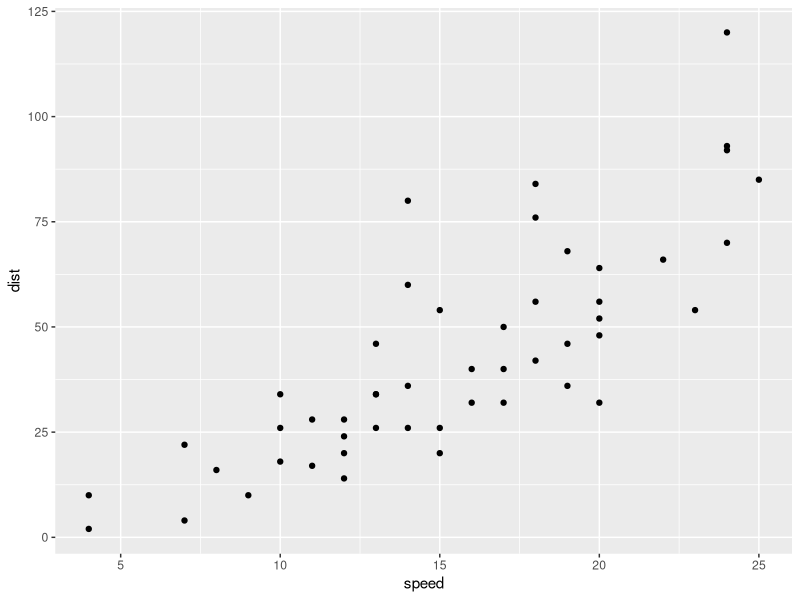
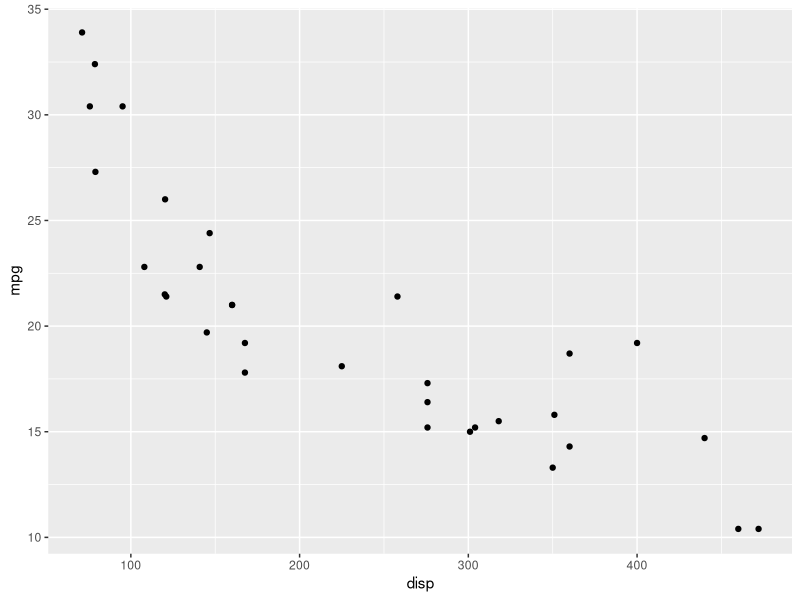
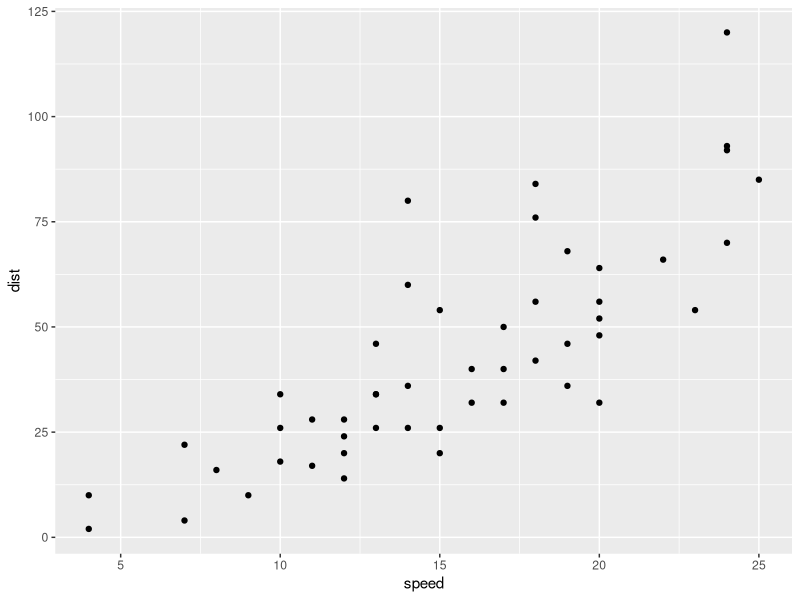
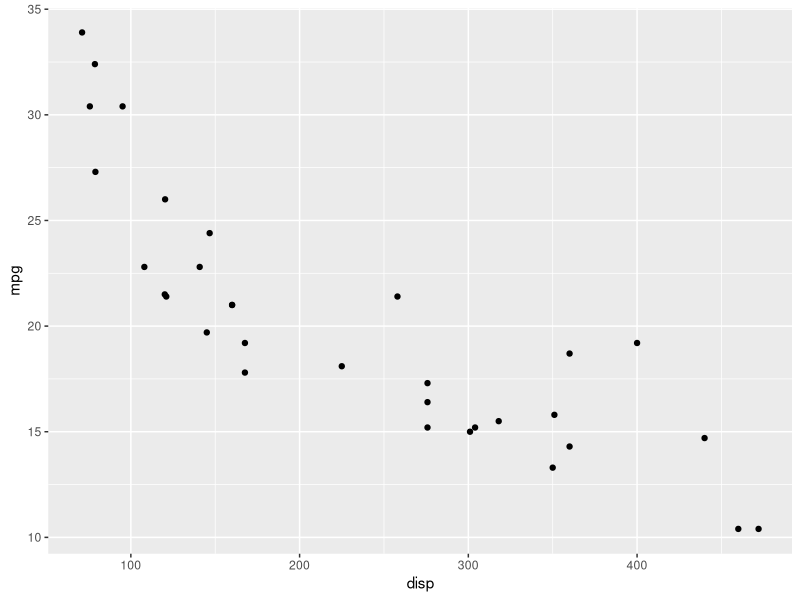
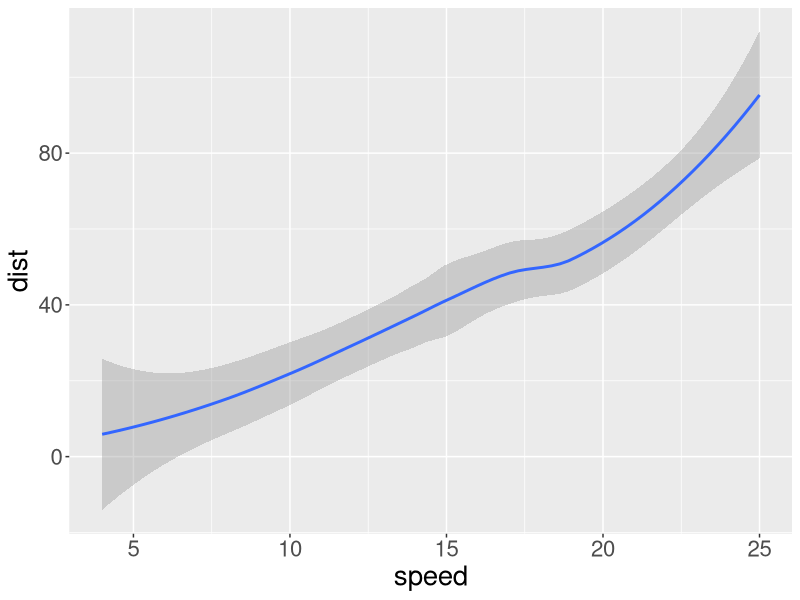
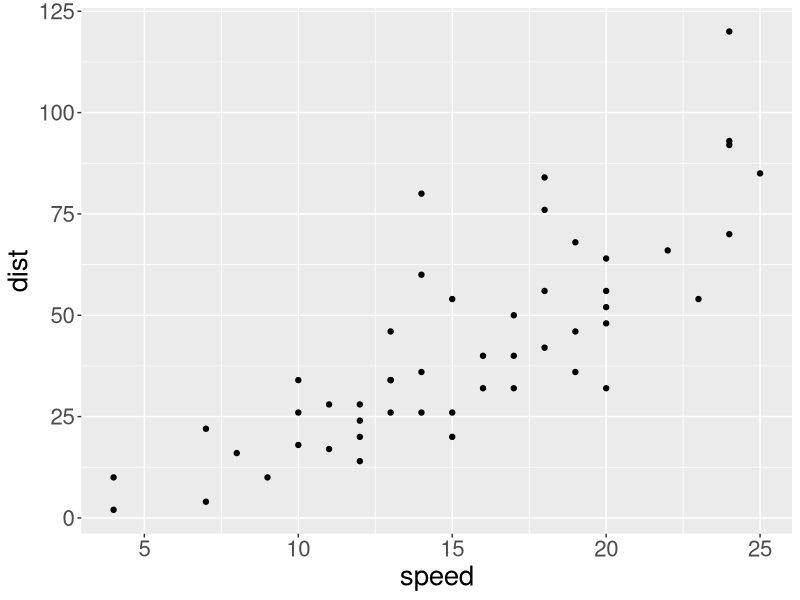
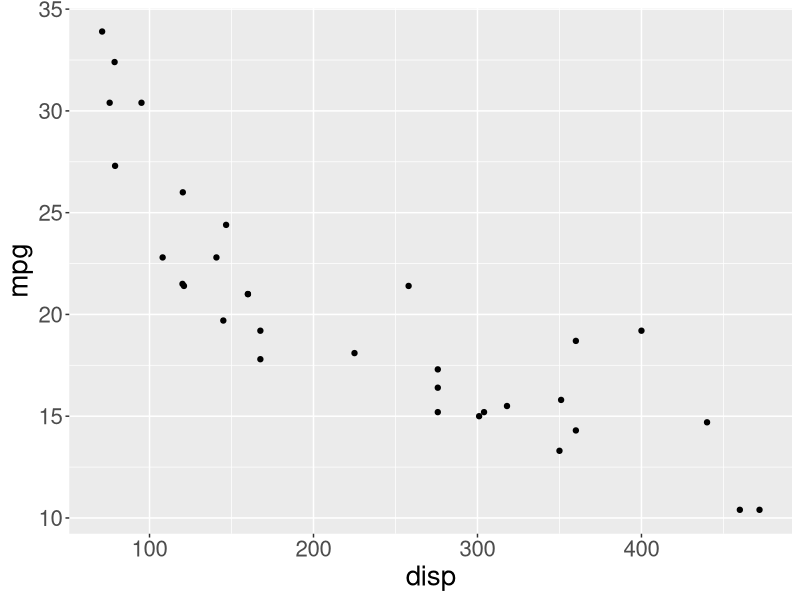
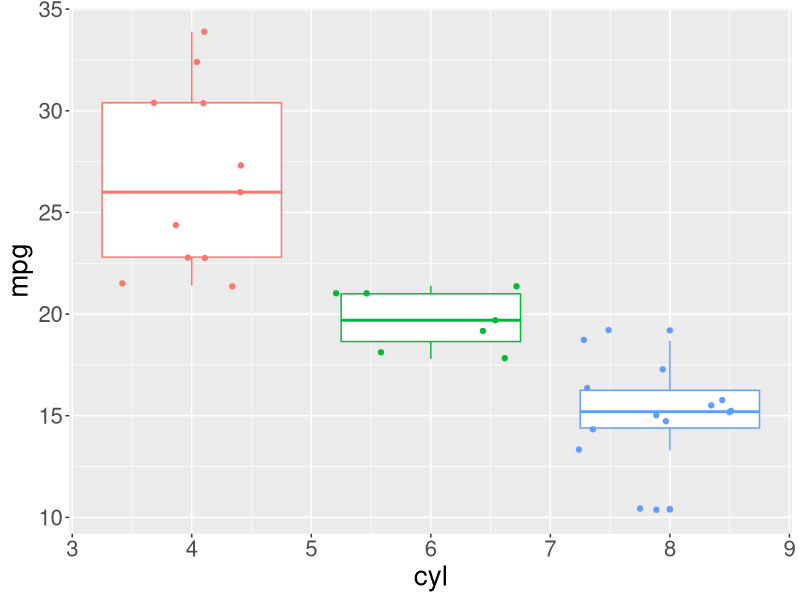

Write the R code that produced these figures, in order.
## ---- chunk 1
library(ggplot2)
library(dplyr)
## ---- chunk 2
#| echo: fenced
#| layout-ncol: 2
#| fig-cap: 
#|   - "Speed and Stopping Distances of Cars"
#|   - "Engine displacement and fuel efficiency in Cars"

cars %>% 
  ggplot(aes(x = speed, y = dist)) +
  geom_point()

mtcars %>% 
  ggplot(aes(x = disp, y = mpg)) +
  geom_point()
## ---- chunk 3
#| echo: fenced
#| label: fig-charts
#| fig-cap: Charts
#| fig-subcap: 
#|   - "Cars"
#|   - "mtcars"
#| layout-ncol: 2

cars %>% 
  ggplot(aes(x = speed, y = dist)) +
  geom_point()

mtcars %>% 
  ggplot(aes(x = disp, y = mpg)) +
  geom_point()
## ---- chunk 4
#| echo: fenced
#| layout: [[45,-10, 45], [50, 50]]
#| fig-height: 5
#| fig-align: center
#| message: false
#| warning: false
#| dpi: 300

cars %>% 
  ggplot(aes(x = speed, y = dist)) +
  geom_smooth() +
  theme(text = element_text(size = 20))

cars %>% 
  ggplot(aes(x = speed, y = dist)) +
  geom_point()+
  theme(text = element_text(size = 20))

mtcars %>% 
  ggplot(aes(x = disp, y = mpg)) +
  geom_point()+
  theme(text = element_text(size = 20))

mtcars %>% 
  ggplot(aes(x = cyl, y = mpg, group = cyl, color = factor(cyl))) +
  geom_boxplot() +
  geom_jitter() +
  theme(legend.position = "none")+
  theme(text = element_text(size = 20))

